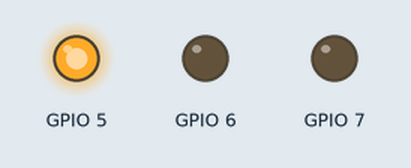
Recording of a program running on a simulated ESP8266 (Wemos D1 mini). Shown: output pins drawn as LEDs (lit = HIGH).

Above: at 0.05 s.
At 1.05 s:
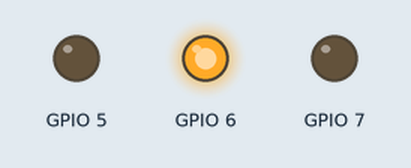
At 2.7 s:
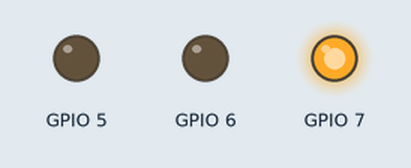
Timing chart, 0 to 3.0 s (numbered marks = the images above):
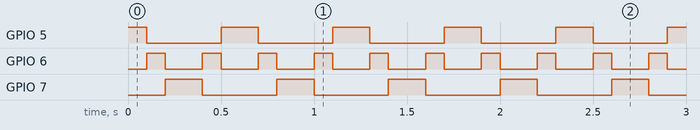

Measured:
- by itself, GPIO 5: repeats every 0.60 s: LOW 0.40 s, HIGH 0.20 s
- by itself, GPIO 6: alternates HIGH for 0.10 s and LOW for 0.20 s
- by itself, GPIO 7: alternates HIGH for 0.20 s and LOW for 0.40 s

The program:

main.cpp
```cpp
#include <Arduino.h>

// The higher the number, the slower the timing
int timer = 100;

void setup()
{
  // put your setup code here, to run once:
  // use a for loop to initialize each pin as an output
  for (int thisPin = 5; thisPin < 8; thisPin++)
  {
    pinMode(thisPin, OUTPUT);
  }
}

void loop()
{
  // put your main code here, to run repeatedly:
  // loop from the lowest pin to the highest
  for (int thisPin = 5; thisPin < 8; thisPin++)
  {
    digitalWrite(thisPin, HIGH);
    delay(timer);
    digitalWrite(thisPin, LOW);
  }

  // loop from the highest pin to the lowest
  for (int thisPin = 7; thisPin >= 5; thisPin--)
  {
    digitalWrite(thisPin, HIGH);
    delay(timer);
    digitalWrite(thisPin, LOW);
  }
}
```
